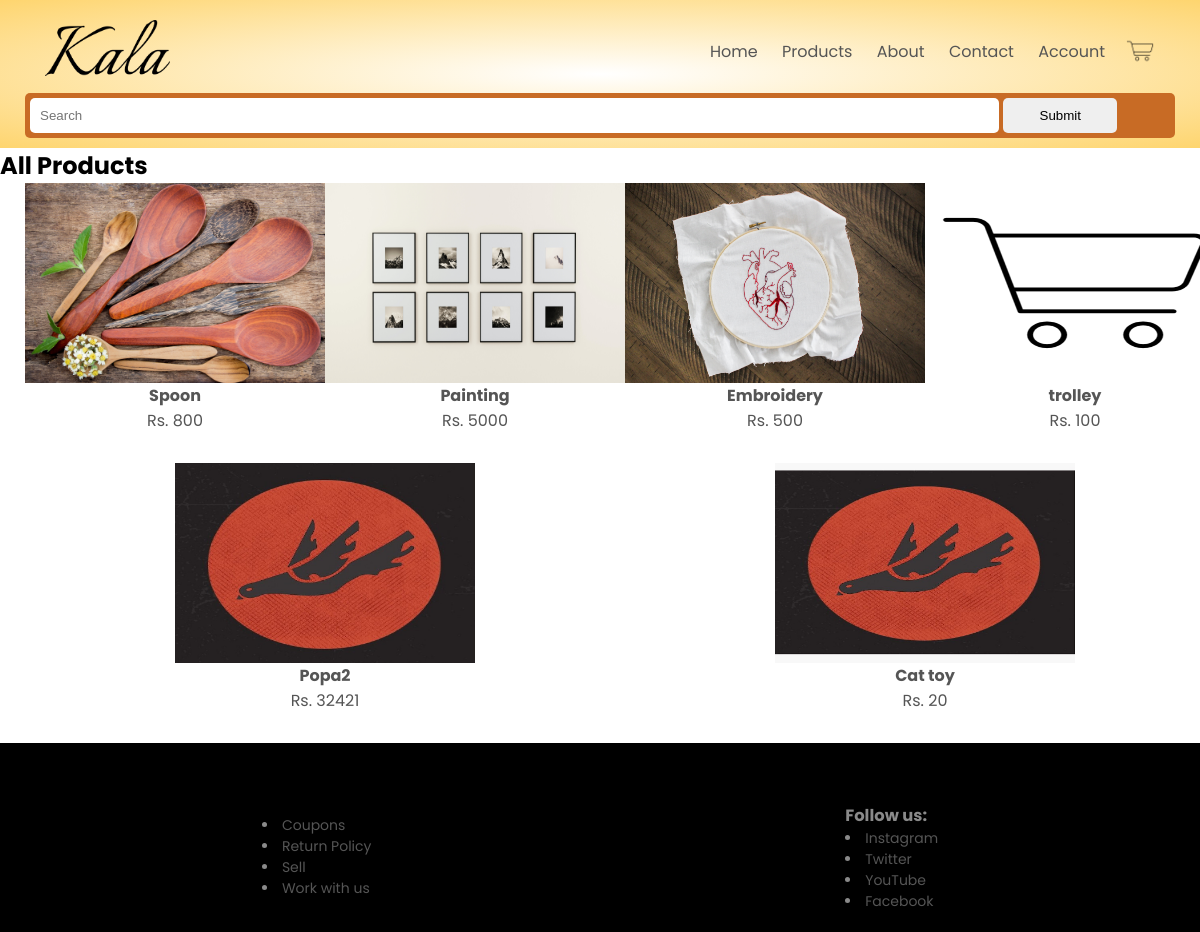
The app's page /products, older data.
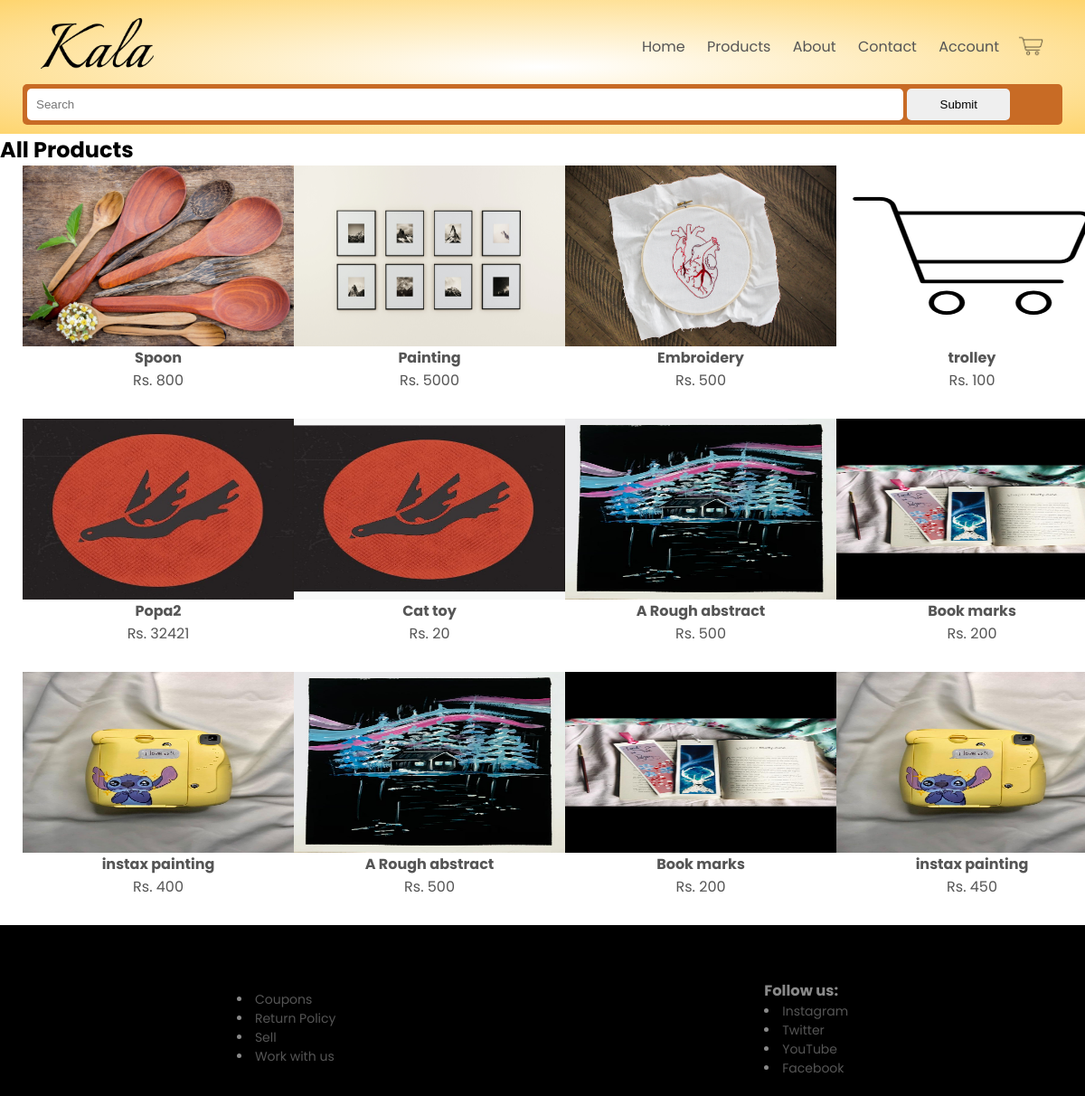
The same page, newer data.
### kala/models.py (models this page shows, shortened)
class Product(models.Model):
    id = models.AutoField
    product_name = models.CharField(max_length = 50)
    category = models.CharField(max_length=50, default='')
    price = models.IntegerField(default = 0)
    desc = models.CharField(max_length = 300)
    pub_date = models.DateField(default=date.today)
    image = models.ImageField(upload_to="static/images",default='')

### kala/views.py (the view)
# urls.py: path('products', views.allproducts, name = 'Products'),
def allproducts(request):
    prod = Product.objects.all()
    return render(request,'allproducts.html',{'prod' : prod})

### templates/allproducts.html (shortened to what this page needs)
{% extends 'basic.html' %}
{% load static %}
{% block body %}
<link rel="stylesheet" href="{% static 'css/styleproducts.css' %}">
<div class="cat">
    <h2>All Products</h2>
    <div class="row">
        {% for prod in prod %}
        <a href="product/{{prod.id}}">
            <div class="col-4">
                <img src="{{prod.image.url}}" width="300px" height="200px">
                <h4>{{prod.product_name}}</h4>
                <p>Rs. {{prod.price}}</p>
            </div>
        </a>
        {% endfor %}
    </div>
</div>
{% endblock %}

Row changes from the older to the newer data that the page shows:
added Product: image (picture), product_name "A Rough abstract", price "500"
added Product: image (picture), product_name "Book marks", price "200"
added Product: image (picture), product_name "instax painting", price "400"
added Product: image (picture), product_name "A Rough abstract", price "500"
added Product: image (picture), product_name "Book marks", price "200"
added Product: image (picture), product_name "instax painting", price "450"
